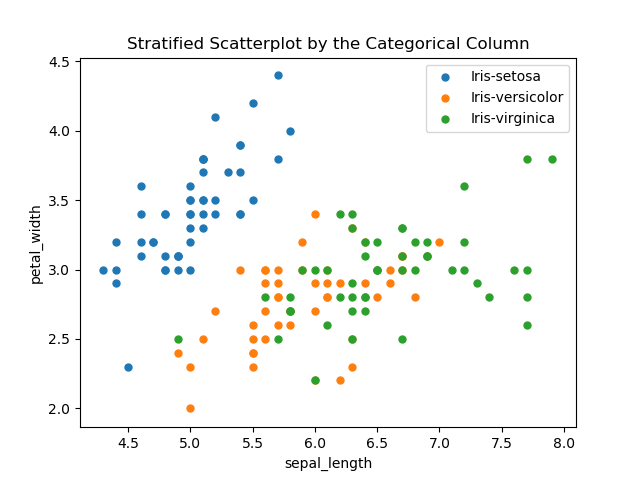

Python code for this plot:
import matplotlib
import matplotlib.pyplot as plt
import matplotlib.colors as colors
import pandas as pd
import argparse

description = """
"""

parser = argparse.ArgumentParser( description = 'Produce scatterplots with continuous x-axis and y-axis; plots are stratified with the categorical column data if asked to- if not, default continuous plots are printed depending on the columns used for x-axis and y-axis.' )
    
parser.add_argument(
    "data_file",
    help = "Path to the input data file (TSV format)",
)
parser.add_argument(
    "-x", "--xaxis",
    type = int,
    default = 1,
    required = True,
    help = "1-based index for continuoous x-axis. '-x' is called in terminal while 'xaxis' is used in conjunction with the argparse syntax. This is a required command variable; if -x is not called, the plot won't be generated. This is a continuous axis composed only with integers; therefore, if the objects are not integers, it would print an error.",
)
parser.add_argument(
    "-y", "--yaxis",
    type = int,
    default = 1,
    required = True,
    help = "1-based index for continuous y-axis. '-y' is called in terminal while 'yaxis' is used in conjunction with the argparse syntax. This is a required command variable; if -y is not called, the plot won't be generated. This is a continuous axis composed only with integers; therefore, if the objects are not integers, it would print an error.",
)
parser.add_argument(
    "-z", "--stratify",
    type = int,
    default = False, 
    help = "1-based index for categorical iris variable to stratify scatterplots. '-z' is called in terminal while 'stratify' is used in conjunction with the argparse syntax. -z is an optional command variable that is not required.",
)

args = parser.parse_args()

fh = open(args.data_file)
df = pd.read_csv(fh, sep='\t') # This function is used to read the input data file as a pandas dataframe.

def x_column(path, index = 1):
    x = df.iloc[:, [index-1]]
    return x
    
def y_column(path, index = 1):
    y = df.iloc[:, [index -1]]
    return y

def z_column(path, index = 1):
    z = df.iloc[:, [index -1]]
    return z
# 1-based index of the column containing continuous x-values, y-values, and categorical series values.

x = x_column(args.data_file, args.xaxis)
y = y_column(args.data_file, args.yaxis)
z = z_column(args.data_file, args.stratify)
# variables x, y, and z are used to plot the plots in the terminal through a command-line interface.

headers = df.dtypes.index # Get header names so that they can be used to label the axes and to stratify the plots using the z-axis header.

if args.stratify: # if the z-argument is used in the terminal, this function is run.
    labeling = list(df[headers[args.stratify-1]].unique())
    # args.stratify is subtracted by 1 here because it is an integer that is based on 0-based python index.
    # This line is used to list unique categories in the specified column

    color = colors.Normalize(vmin = 0, vmax = len(labeling))
    # The default linear normalization in matplotlib
    
    for i in range(len(labeling)):
        data = df[headers[args.stratify-1]] == labeling[i]
        plt.scatter(x[data],y[data],data = data, s = 25 , label = labeling[i])
    # Label the x and y axes data points by the categorical data column with a specified size
    
    plt.title('Stratified Scatterplot by the Categorical Column')
    plt.xlabel(headers[args.xaxis])
    plt.ylabel(headers[args.yaxis])
    plt.legend()
    plt.savefig("scatter.png")
    plt.show()
    
else: # if the z-argument is not used in the terminal, a default continuous plot is generated.
    plt.scatter(x,y)
    plt.title('Continuous Scatterplot of the Input Data')
    plt.xlabel(headers[args.xaxis])
    plt.ylabel(headers[args.yaxis])
    plt.savefig("scatter.png")
    plt.show()
